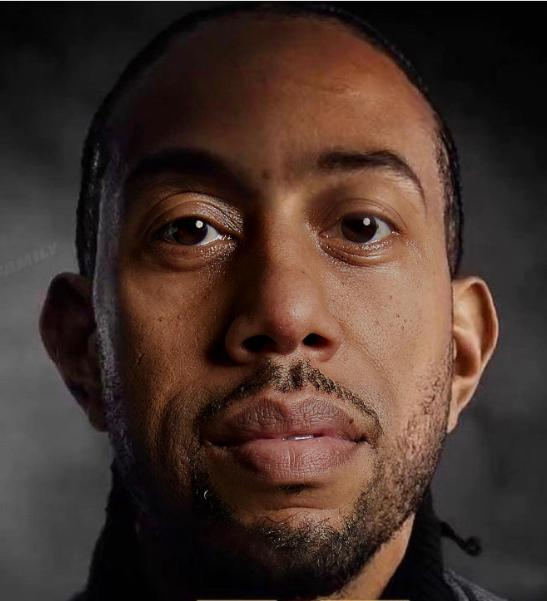
#> input picture image_test/test1.jpg, 547 x 601 px, found by its file name
$ python test1anh.py
#> lines starting #> are read from the running program, lines starting #| are printed output that depends on the picture
### faceRecognition.py
import numpy as np
import cv2
import os


#Face detection is done
def faceDetection(test_img):
    gray_img=cv2.cvtColor(test_img,cv2.COLOR_BGR2GRAY)
    face_haar=cv2.CascadeClassifier(r'E:\python\btl\BTL\haarcascade_frontalface_alt.xml')
    #chứa các thông tin về mô hình phân loại (classifier) để phát hiện khuôn mặt
    #CascadeClassifier lớp xây dựng và huấn luyện phân loại
    #Give path to haar classifier as i have given
    #Mô hình phân loại phát hiện khuôn mặt
    faces=face_haar.detectMultiScale(gray_img,scaleFactor=1.2,minNeighbors=3)
    #Sử dụng phương thức detectMultiScale của đối tượng face_haar để tìm kiếm
    #khuôn mặt trong gray_img. Phương thức này trả về danh sách các vùng chứa khuôn mặt
    #được phát hiện. scaleFactor=1.2 là hệ số tỉ lệ để tăng kích thước cửa sổ quét trên ảnh,
    #còn minNeighbors=3
    return faces,gray_img

#Labels for training data has been created

# [34 lines left out: functions labels_for_training_data, train_classifier, not called in this run]


#Drawing a Rectangle on the Face Function
def draw_rect(test_img,face):
    (x,y,w,h)=face
    cv2.rectangle(test_img,(x,y),(x+w,y+h),(0,255,0),thickness=2)

#Putting text on images
def put_text(test_img,text,x,y):
    cv2.putText(test_img,text,(x,y),cv2.FONT_HERSHEY_DUPLEX,0.5,(255,0,0),2)


### test1anh.py
# -*- coding: utf-8 -*-
"""
Created on Fri May 19 11:28:24 2023

@author: Admin
"""

import numpy as np
import cv2
import os
import glob
import faceRecognition as fr

print(fr)

test_img_path = "E:/python/btl/BTL/image_test/test1.jpg"
test_img = cv2.imread(test_img_path)
#> test_img is the input picture: shape (601, 547, 3); mean B, G, R 43, 50.6, 69.4
faces_detected, gray_img = fr.faceDetection(test_img)
#> in faceDetection, `gray_img=cv2.cvtColor(test_img,cv2.COLOR_BGR2GRAY)`:
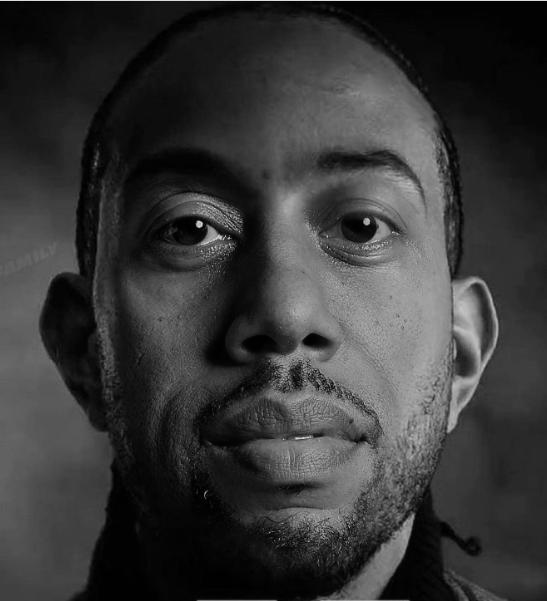
#> gray_img: shape (601, 547); min 0, max 223, mean 55.4
#> in faceDetection, `faces=face_haar.detectMultiScale(gray_img,scaleFactor=1.2,minNeighbors..`: faces = [[54, 40, 472, 472]]
#> faces_detected = [[54, 40, 472, 472]]
print("Faces Detected:", faces_detected)
#| Faces Detected: [[ 54  40 472 472]]

face_recognizer = cv2.face.LBPHFaceRecognizer_create()
#> (the run stopped early here; a loop or call above may not have finished)

$ run again, with image_test/test2.jpg copied over image_test/test1.jpg
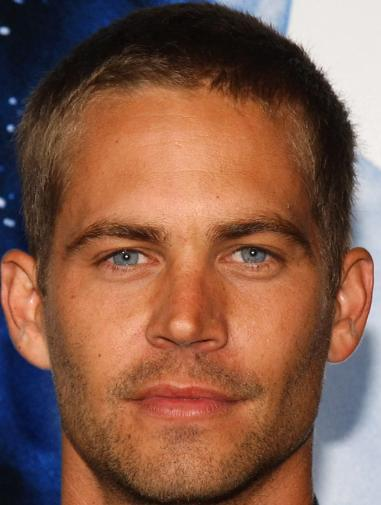
#> input picture image_test/test2.jpg, 381 x 505 px, found by its file name
#> test_img is the input picture: shape (505, 381, 3); mean B, G, R 74.5, 92.1, 132.9
#> in faceDetection, `gray_img=cv2.cvtColor(test_img,cv2.COLOR_BGR2GRAY)`:
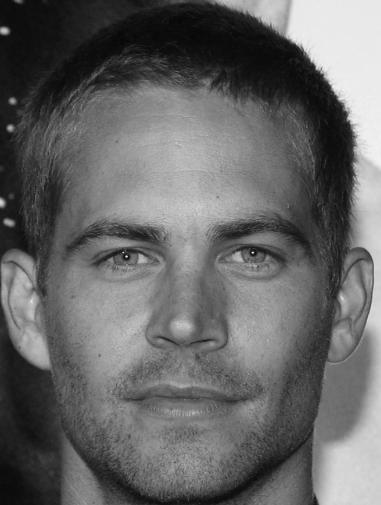
#> gray_img: shape (505, 381); min 2, max 250, mean 102.3
#> faces = [[35, 137, 309, 309]]
#| Faces Detected: [[ 35 137 309 309]]

$ run again, with image_test/test3.jpg copied over image_test/test1.jpg
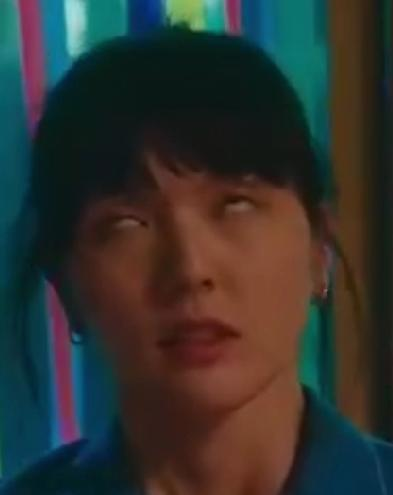
#> input picture image_test/test3.jpg, 393 x 495 px, found by its file name
#> test_img is the input picture: shape (495, 393, 3); mean B, G, R 47.6, 51.4, 49
#> in faceDetection, `gray_img=cv2.cvtColor(test_img,cv2.COLOR_BGR2GRAY)`:
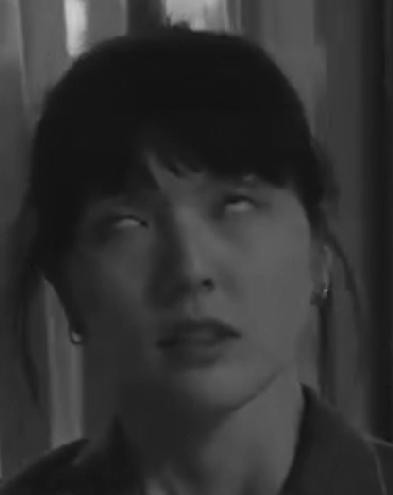
#> gray_img: shape (495, 393); min 17, max 205, mean 50.2
#> faces = [[55, 103, 284, 284]]
#| Faces Detected: [[ 55 103 284 284]]
